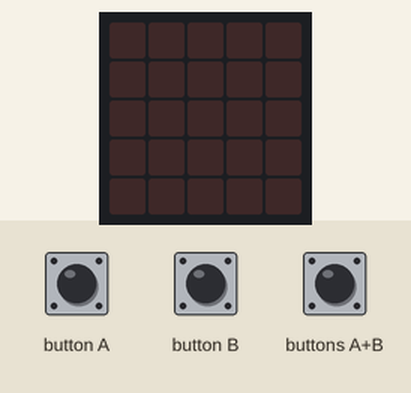
The program below on a simulated Calliope mini (MakeCode). Shown: the board's 5×5 LED display. The inputs (shaded band) are chosen by the test bench. The 48×5 strip is a reading aid, not a part: it shows the text the display is scrolling, unrolled, one strip-width of it at a time.

Above: at 1.2 s.
1.3 s: buttons A+B pressed for 0.15 s
At 2.0 s:
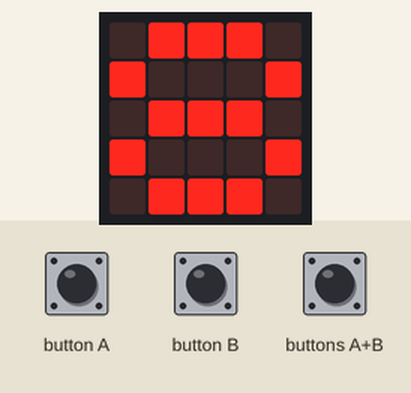
At 2.6 s:
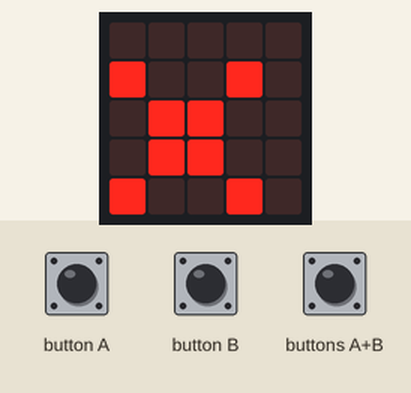
4.4 s: buttons A+B pressed for 1 s
7.4 s: button A pressed for 0.15 s
At 16.1 s:
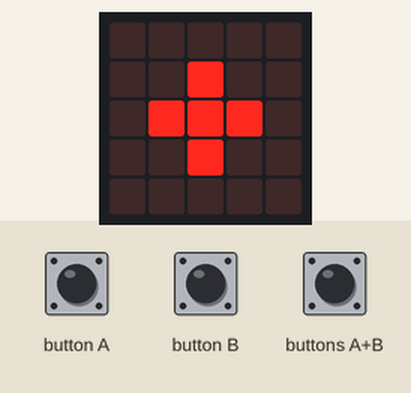
Timing chart, 0 to 16.5 s (numbered marks = the images above; inputs shaded):
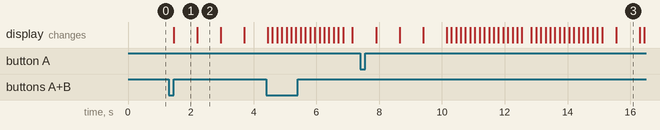

The program:

main.ts
```typescript
input.onButtonPressed(Button.A, function () {
    basic.showNumber(82)
    basic.showString("+")
    basic.showNumber(94)
    basic.showString("=")
    basic.showNumber(131)
})
input.onButtonPressed(Button.AB, function () {
    basic.showNumber(8)
    basic.showString("x")
    basic.showNumber(8)
    basic.showString("=")
    basic.showNumber(64)
})
input.onButtonPressed(Button.B, function () {
    basic.showNumber(100)
    basic.showString("-")
    basic.showNumber(79)
    basic.showString("=")
    basic.showNumber(21)
})
```

test.ts
```typescript
// Hier kann man Tests durchführen; diese Datei wird nicht kompiliert, wenn dieses Paket als Erweiterung verwendet wird.
```

Measured:
- after the input at 1.3 s, the display: changes after 0.15 s (image 1)
- what the display in image 1 shows lasts 0.7 s, from 1.5 s to 2.2 s
